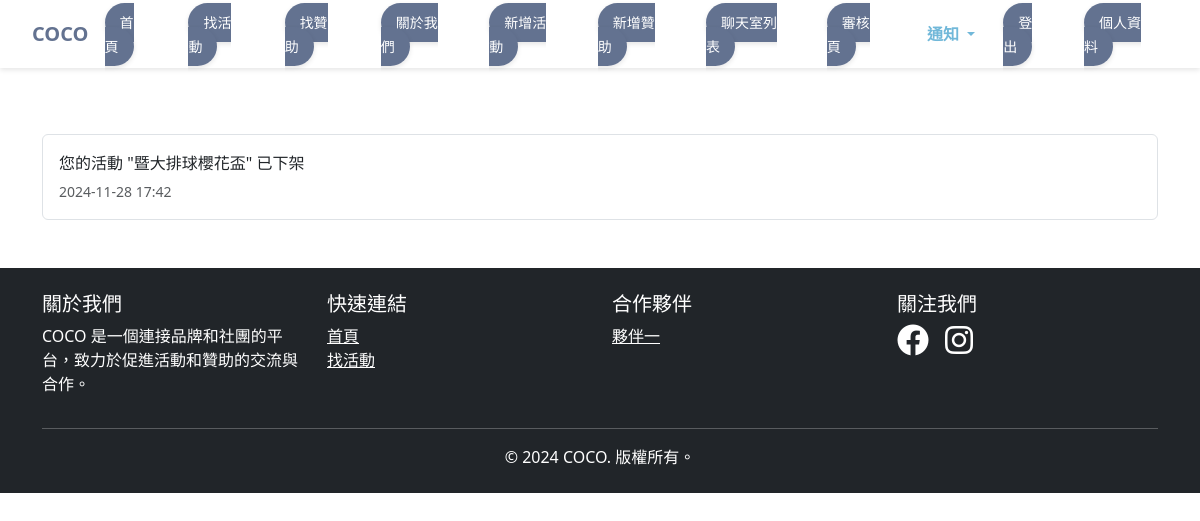
The page /notifications/ (signed in) on the database as committed earlier.
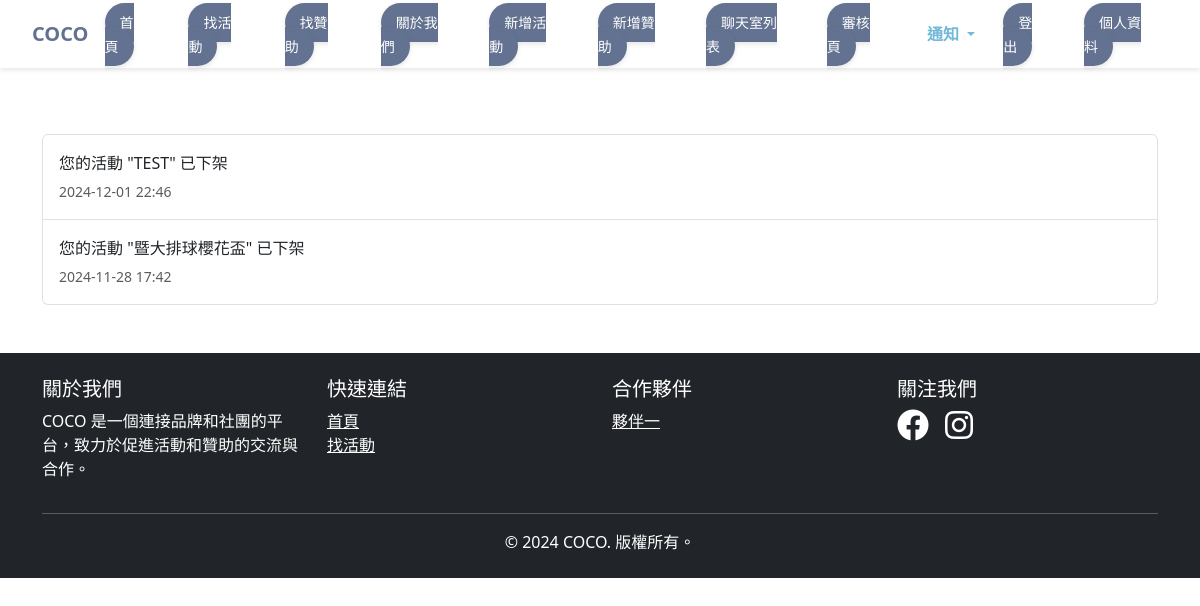
The same page on the database as committed later.
### events/models.py (models this page shows, shortened)
class Notification(models.Model):
    user = models.ForeignKey(User, on_delete=models.CASCADE, related_name='notifications')
    activity = models.ForeignKey('Activitynew', on_delete=models.CASCADE, null=True, blank=True)
    sponsorship = models.ForeignKey('Sponsorshipnew', on_delete=models.CASCADE, null=True, blank=True)
    message = models.CharField(max_length=255)
    created_at = models.DateTimeField(auto_now_add=True)
    is_read = models.BooleanField(default=False)
    class Meta:
        ordering = ['-created_at']

### events/views.py (the view)
# urls.py: path('notifications/', views.notification_list, name='notification_list'),
@login_required
def notification_list(request):
    notifications = Notification.objects.filter(user=request.user).order_by('-created_at')
    return render(request, 'events/notification_list.html', {'notifications': notifications})

### events/context_processors.py (called while the page is built)
def notifications(request):
    if request.user.is_authenticated:
        notifications = Notification.objects.filter(user=request.user).order_by('-created_at')
        unread_count = notifications.filter(is_read=False).count()
        return {
            'notifications': notifications[:5],  # 只在這裡進行切片
            'unread_notifications_count': unread_count
        }
    return {}

### events/templates/events/notification_list.html
{% extends 'base.html' %}
{% block content %}
<div class="container mt-4">
    <h2 class="mb-4"> <br> </h2>
    {% if notifications %}
        <div class="list-group">
        {% for notification in notifications %}
            <div class="list-group-item d-flex justify-content-between align-items-center py-3 {% if not notification.is_read %}bg-light{% endif %}">
                <div>
                    <p class="mb-1">{{ notification.message }}</p>
                    <small class="text-muted">{{ notification.created_at|date:"Y-m-d H:i" }}</small>
                </div>
            </div>
        {% endfor %}
        </div>
    {% else %}
        <div class="alert alert-info text-center">目前沒有通知。</div>
    {% endif %}
</div>
{% endblock %}

Rows that differ between the two databases and show on the page:
added Notification: message "您的活動 \"TEST\" 已下架", created_at "2024-12-01 22:46"
